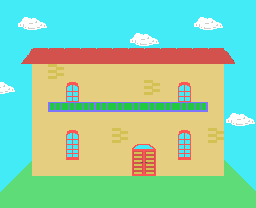

Below is a game level as drawn by its tile map, then a one-line description and the .tmx file that defines it, in full:
An orthogonal 16x13 tile map with 16x16 px tiles, 1 tile layer (Capa de patrones 1).

<map version="1.2" tiledversion="2019.12.11" orientation="orthogonal" renderorder="right-down" compressionlevel="-1" width="16" height="13" tilewidth="16" tileheight="16" infinite="0" nextlayerid="2" nextobjectid="1">
 <editorsettings>
  <export target="mapa0.csv" format="csv" />
 </editorsettings>
 <tileset firstgid="1" source="tileset.tsx" />
 <layer id="1" name="Capa de patrones 1" width="16" height="13">
  <data encoding="csv">
27,27,27,27,27,27,27,27,27,27,27,27,27,27,27,27,
27,11,12,27,27,27,27,27,27,27,27,27,11,12,27,27,
27,27,27,27,27,27,27,27,11,12,27,27,27,27,27,27,
27,7,8,8,8,8,8,8,8,8,8,8,8,8,10,27,
27,27,3,1,3,3,3,3,3,3,3,3,3,3,27,27,
12,27,3,3,2,3,3,3,3,1,3,2,3,3,27,27,
27,27,3,17,18,19,34,34,34,34,34,18,19,3,27,27,
27,27,3,3,3,3,3,3,3,3,3,3,3,3,11,12,
27,27,3,3,4,3,3,1,3,3,3,4,3,1,27,27,
27,27,3,3,20,3,3,3,5,6,3,20,3,3,27,27,
27,13,3,3,3,3,3,3,21,22,3,3,3,3,15,27,
13,14,14,14,14,14,14,14,14,14,14,14,14,14,14,15,
14,14,14,14,14,14,14,14,14,14,14,14,14,14,14,14
</data>
 </layer>
</map>
